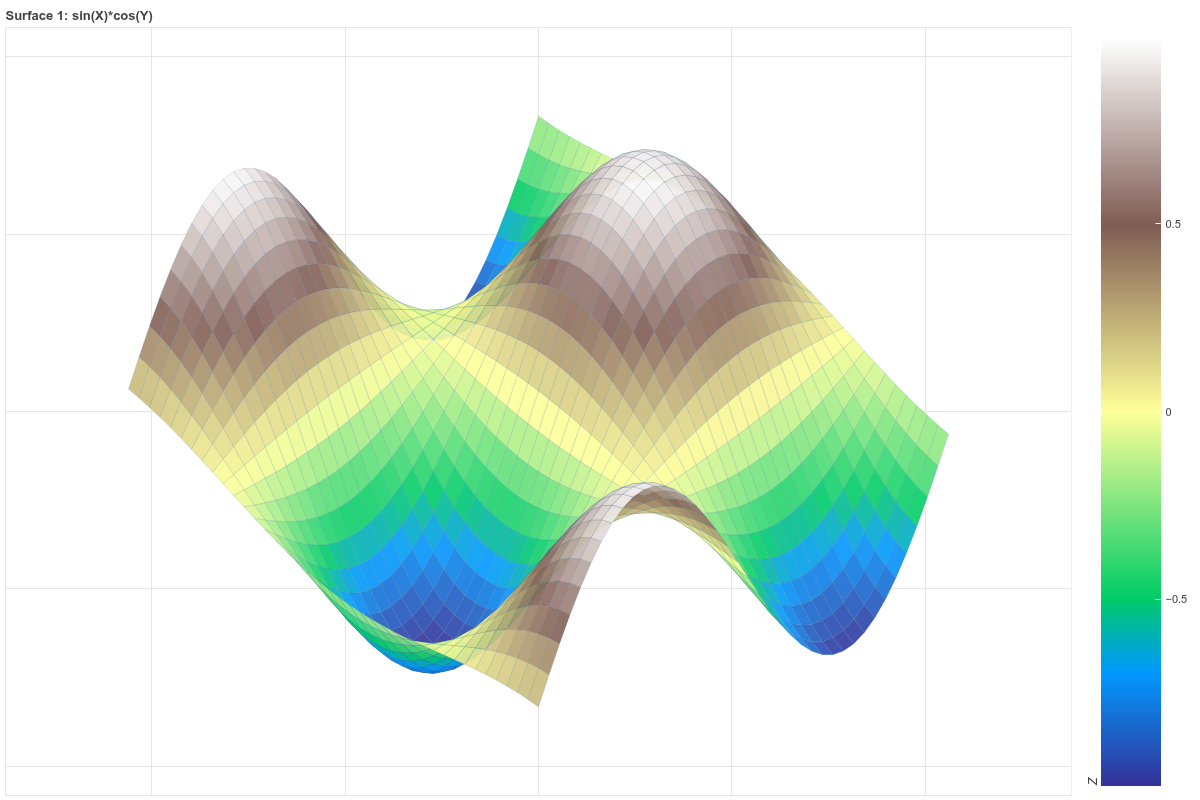

Reproduce this figure in Python.
from butils import *

# ============================================================
# EXAMPLES
# ============================================================
best_surfaces = [
    # (lambda X,Y: np.sin(X*2) * np.cos(Y*2), "Smooth Wave Hills"),
    # (lambda X,Y: np.sin(3*np.sqrt(X**2 + Y**2))/np.sqrt(X**2 + Y**2 + 1e-6), "Circular Ripple"),
    # (lambda X,Y: (1 - (X**2 + Y**2)) * np.exp(-(X**2 + Y**2)/2), "Mexican Hat"),
    (lambda X,Y: np.sin(X)*np.cos(Y), "sin(X)*cos(Y)"),
    # (lambda X,Y: np.sin(np.sqrt(X**2 + Y**2)), "sin(sqrt(X^2+Y^2))"),
    # (lambda X,Y: np.exp(-0.1*(X**2+Y**2))*np.sin(X*2)*np.cos(Y*2), "damped sine-cosine"),
    # (lambda X,Y: np.tanh(X)*np.tanh(Y), "tanh(X)*tanh(Y)"),
    # (lambda X,Y: np.sin(X)*np.sin(Y) + np.cos(X*Y), "sin(X)*sin(Y)+cos(X*Y)")
]

for idx, (func, name) in enumerate(best_surfaces, 1):
    plot = plot_surface_bokeh(func, title=f"Surface {idx}: {name}", cmap=mbpal('terrain'), output_path=f"surface_best_{idx}.html")
    show(plot)
    save_plot(plot, 'output/surface3d_04')
